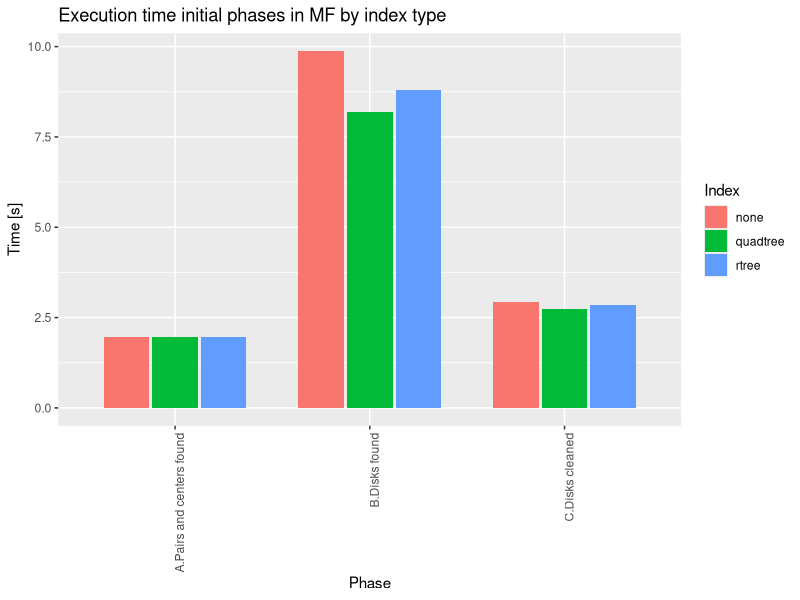
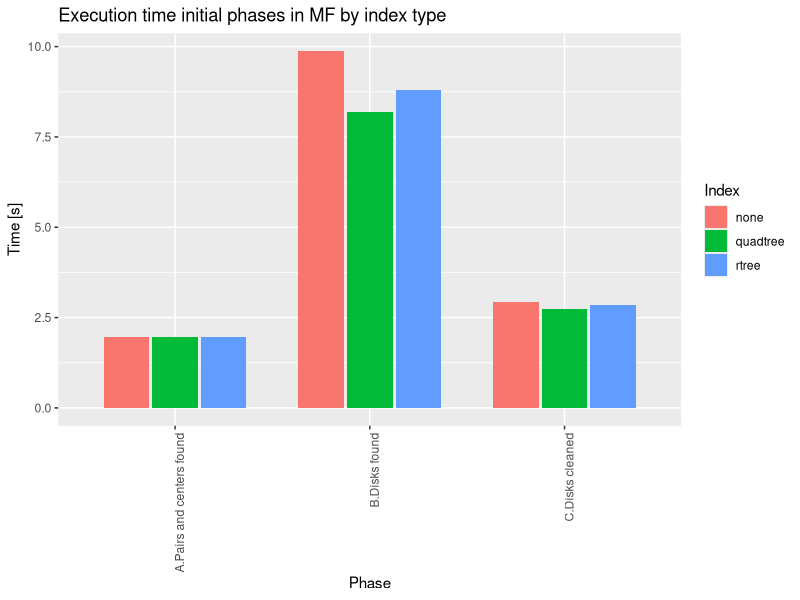

Reproduce these figures in R, in order.
require(tidyverse)

data = read_tsv("ByIndexer4.tsv")

p = ggplot(data = data, aes(x = Phase, y = Time, fill = Index)) +
  geom_bar(stat="identity", position=position_dodge(width = 0.75), width = 0.7) + 
  theme(axis.text.x = element_text(angle = 90, hjust = 1)) + 
  labs(x="Phase", y="Time [s]", title="Execution time initial phases in MF by index type") 
plot(p)
ggsave("ByIndexer4.pdf", width = 8, height = 7, device = "pdf")
